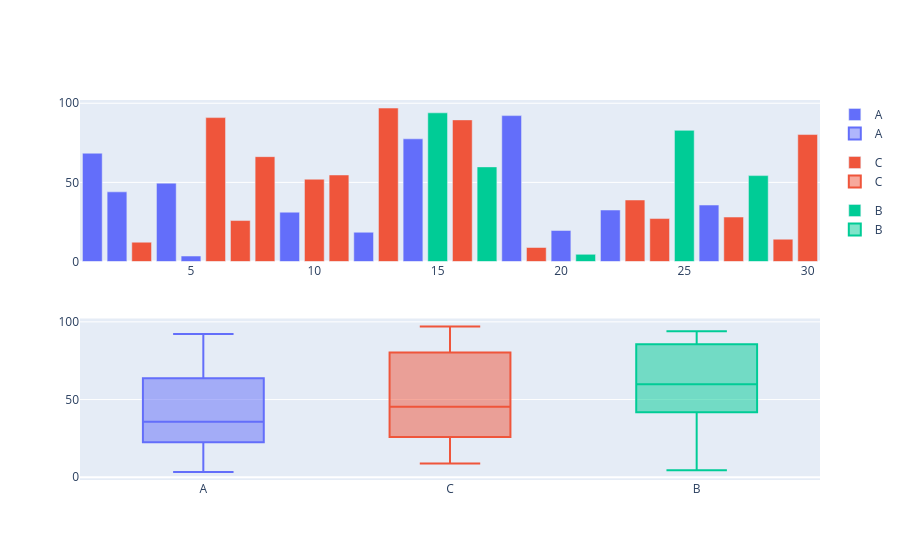

Notebook code cell kept with this figure:
### Code cell
# fig.add_trace(line_fig.data[0], row=1, col=1)
fig.data=[]
for trace in bar_fig.data:
    fig.add_trace(trace,row=1,col=1)
for trace in box_fig.data:
    fig.add_trace(trace,row=2,col=1)
fig.show()

### Figure 1 — Plotly figure (JSON) as saved in the notebook; plotly's stock layout.template omitted (floating-point values rounded to 4 significant figures)
{"data": [{"hovertemplate": "color=A<br>x=%{x}<br>y=%{y}<extra></extra>", "legendgroup": "A", "marker": {"color": "#636efa", "pattern": {"shape": ""}}, "name": "A", "orientation": "v", "showlegend": true, "textposition": "auto", "type": "bar", "x": [1, 2, 4, 5, 9, 12, 14, 18, 20, 22, 26], "xaxis": "x", "y": [68.42, 44.02, 49.52, 3.439, 31.17, 18.49, 77.51, 92.19, 19.6, 32.53, 35.68], "yaxis": "y"}, {"hovertemplate": "color=C<br>x=%{x}<br>y=%{y}<extra></extra>", "legendgroup": "C", "marker": {"color": "#EF553B", "pattern": {"shape": ""}}, "name": "C", "orientation": "v", "showlegend": true, "textposition": "auto", "type": "bar", "x": [3, 6, 7, 8, 10, 11, 13, 16, 19, 23, 24, 27, 29, 30], "xaxis": "x", "y": [12.2, 90.93, 25.88, 66.25, 52.01, 54.67, 96.96, 89.48, 8.849, 38.87, 27.13, 28.09, 14.09, 80.22], "yaxis": "y"}, {"hovertemplate": "color=B<br>x=%{x}<br>y=%{y}<extra></extra>", "legendgroup": "B", "marker": {"color": "#00cc96", "pattern": {"shape": ""}}, "name": "B", "orientation": "v", "showlegend": true, "textposition": "auto", "type": "bar", "x": [15, 17, 21, 25, 28], "xaxis": "x", "y": [93.95, 59.79, 4.523, 82.87, 54.27], "yaxis": "y"}, {"alignmentgroup": "True", "hovertemplate": "color=A<br>x=%{x}<br>y=%{y}<extra></extra>", "legendgroup": "A", "marker": {"color": "#636efa"}, "name": "A", "notched": false, "offsetgroup": "A", "orientation": "v", "showlegend": true, "type": "box", "x": ["A", "A", "A", "A", "A", "A", "A", "A", "A", "A", "A"], "x0": " ", "xaxis": "x2", "y": [68.42, 44.02, 49.52, 3.439, 31.17, 18.49, 77.51, 92.19, 19.6, 32.53, 35.68], "y0": " ", "yaxis": "y2"}, {"alignmentgroup": "True", "hovertemplate": "color=C<br>x=%{x}<br>y=%{y}<extra></extra>", "legendgroup": "C", "marker": {"color": "#EF553B"}, "name": "C", "notched": false, "offsetgroup": "C", "orientation": "v", "showlegend": true, "type": "box", "x": ["C", "C", "C", "C", "C", "C", "C", "C", "C", "C", "C", "C", "C", "C"], "x0": " ", "xaxis": "x2", "y": [12.2, 90.93, 25.88, 66.25, 52.01, 54.67, 96.96, 89.48, 8.849, 38.87, 27.13, 28.09, 14.09, 80.22], "y0": " ", "yaxis": "y2"}, {"alignmentgroup": "True", "hovertemplate": "color=B<br>x=%{x}<br>y=%{y}<extra></extra>", "legendgroup": "B", "marker": {"color": "#00cc96"}, "name": "B", "notched": false, "offsetgroup": "B", "orientation": "v", "showlegend": true, "type": "box", "x": ["B", "B", "B", "B", "B"], "x0": " ", "xaxis": "x2", "y": [93.95, 59.79, 4.523, 82.87, 54.27], "y0": " ", "yaxis": "y2"}], "layout": {"xaxis": {"anchor": "y", "domain": [0, 1]}, "xaxis2": {"anchor": "y2", "domain": [0, 1]}, "yaxis": {"anchor": "x", "domain": [0.575, 1]}, "yaxis2": {"anchor": "x2", "domain": [0, 0.425]}}}
